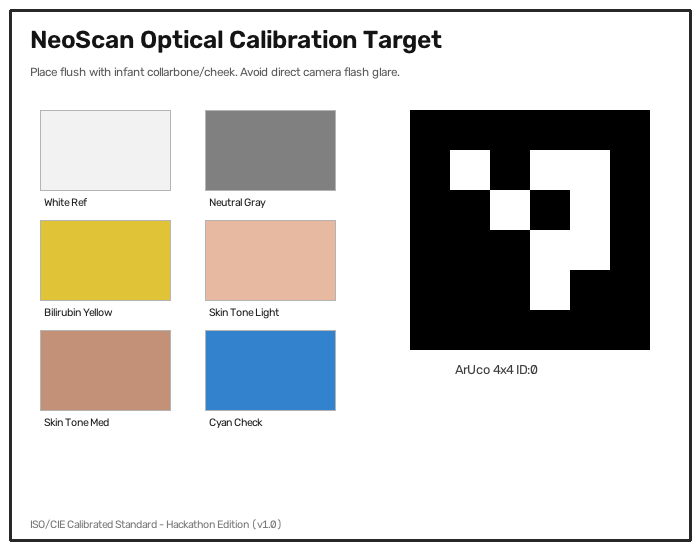
#> input picture docs/CALIBRATION_CARD_PRINTABLE.png, 700 x 550 px
$ python -i audit_dataset.py   (imports and definitions only)   (older library calls are emulated)
#> lines starting #> are read from the running program, lines starting #| are printed output that depends on the picture
"""
NeoScan Scientific Data Audit & Manifest Builder
=================================================
Performs a rigorous audit across Mendeley and NJN datasets:
- Verifies file integrity, readability, and dimensions.
- Computes perceptual difference hash (dHash) to detect exact and near-duplicates.
- Evaluates structural focus (Laplacian variance) and sensor clipping (over/underexposure).
- Extracts color metrics (RGB, CIELAB, YCrCb) to characterize domain differences.
- Produces data/manifest.csv, docs/DATASET_AUDIT_REPORT.md, and docs/DATA_SETUP.md.
"""

import os
import glob
import re
import csv
import numpy as np
import cv2
from typing import Dict, Any, List, Tuple


def compute_dhash(img_bgr: np.ndarray, hash_size: int = 8) -> int:
    """Computes a 64-bit Difference Hash (dHash) for duplicate detection."""
    gray = cv2.cvtColor(img_bgr, cv2.COLOR_BGR2GRAY)
    resized = cv2.resize(gray, (hash_size + 1, hash_size), interpolation=cv2.INTER_AREA)
    diff = resized[:, 1:] > resized[:, :-1]
    return sum([2**i for i, v in enumerate(diff.flatten()) if v])


def hamming_distance(h1: int, h2: int) -> int:
    """Computes bitwise Hamming distance between two 64-bit hashes."""
    return bin(h1 ^ h2).count("1")


def audit_image(path: str) -> Dict[str, Any]:
    """Inspects a single image file for corruptions, dimensions, blur, and clipping."""
#> called with path = '../docs/CALIBRATION_CARD_PRINTABLE.png'
    if not os.path.exists(path):
        return {"corrupt": True, "reason": "FILE_NOT_FOUND"}

    try:
        data = np.fromfile(path, dtype=np.uint8)
        img = cv2.imdecode(data, cv2.IMREAD_COLOR)
#> img is the input picture: shape (550, 700, 3); mean B, G, R 201.2, 204.2, 205.4
        if img is None or img.size == 0:
            return {"corrupt": True, "reason": "UNREADABLE_IMAGE"}
    except Exception as e:
        return {"corrupt": True, "reason": f"DECODE_ERROR: {str(e)}"}

    h, w, c = img.shape
#> h = 550; w = 700; c = 3
    total_px = h * w
#> total_px = 385000

    # Laplacian variance focus check
    gray = cv2.cvtColor(img, cv2.COLOR_BGR2GRAY)
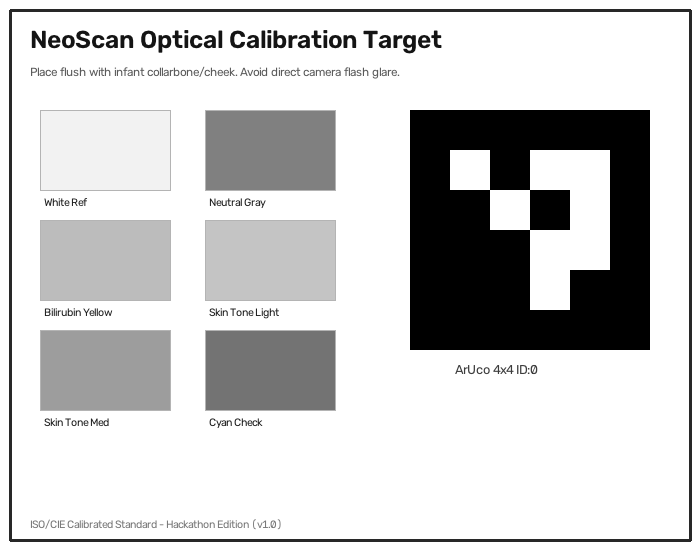
#> gray: shape (550, 700); min 0, max 255, mean 204.2
    laplacian_var = float(cv2.Laplacian(gray, cv2.CV_64F).var())
#> laplacian_var = 3143.2

    # Sensor exposure clipping
    under_ratio = float(np.sum(np.all(img < 15, axis=-1)) / total_px)
#> under_ratio = 0.116
    over_ratio = float(np.sum((np.all(img > 245, axis=-1)) | (gray >= 250)) / total_px)
#> over_ratio = 0.675

    # Perceptual hash
    phash = compute_dhash(img)
#> phash = 1084200698216286520

    # Color statistics
    b_mean, g_mean, r_mean = [float(x) for x in cv2.mean(img)[:3]]
#> b_mean = 201.2; g_mean = 204.2; r_mean = 205.4
    lab = cv2.cvtColor(img, cv2.COLOR_BGR2Lab)
#> lab: shape (550, 700, 3); mean of channels 0, 1, 2 205.9, 128.7, 129.7
    l_mean, a_mean, b_star_mean = [float(x) for x in cv2.mean(lab)[:3]]
#> l_mean = 205.9; a_mean = 128.7; b_star_mean = 129.7
    # Normalize OpenCV Lab to standard CIE Lab: L* (0..100), a*, b* (-128..127)
    l_star = l_mean * 100.0 / 255.0
#> l_star = 80.73
    a_star = a_mean - 128.0
#> a_star = 0.715
    b_star = b_star_mean - 128.0
#> b_star = 1.67

    ycbcr = cv2.cvtColor(img, cv2.COLOR_BGR2YCrCb)
#> ycbcr: shape (550, 700, 3); mean of channels 0, 1, 2 204.2, 128.8, 126.3
    y_mean, cr_mean, cb_mean = [float(x) for x in cv2.mean(ycbcr)[:3]]
#> y_mean = 204.2; cr_mean = 128.8; cb_mean = 126.3

    # Bilirubin Index BIx
    total_rgb = r_mean + g_mean + b_mean
#> total_rgb = 610.8
    bix = float((r_mean - b_mean) / max(total_rgb, 1e-4))
#> bix = 0.00693

    return {
        "corrupt": False,
        "width": w,
        "height": h,
        "laplacian_var": round(laplacian_var, 2),
        "under_ratio": round(under_ratio, 4),
        "over_ratio": round(over_ratio, 4),
        "dhash": phash,
        "r_mean": round(r_mean, 2),
        "g_mean": round(g_mean, 2),
        "b_mean": round(b_mean, 2),
        "l_star": round(l_star, 2),
        "a_star": round(a_star, 2),
        "b_star": round(b_star, 2),
        "y_mean": round(y_mean, 2),
        "cr_mean": round(cr_mean, 2),
        "cb_mean": round(cb_mean, 2),
        "bix": round(bix, 4)
    }


# [330 lines left out: function run_audit, not called in this run]


# [2 lines not run here, left out]

>>> result = audit_image('../docs/CALIBRATION_CARD_PRINTABLE.png')
#> result = 17 items
